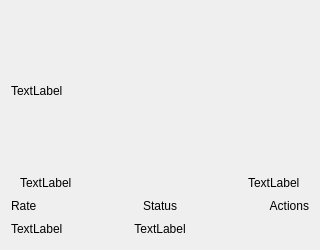
<?xml version="1.0" encoding="UTF-8"?>
<ui version="4.0">
 <class>Frame</class>
 <widget class="QFrame" name="Frame">
  <property name="geometry">
   <rect>
    <x>0</x>
    <y>0</y>
    <width>320</width>
    <height>250</height>
   </rect>
  </property>
  <property name="sizePolicy">
   <sizepolicy hsizetype="Expanding" vsizetype="Expanding">
    <horstretch>0</horstretch>
    <verstretch>0</verstretch>
   </sizepolicy>
  </property>
  <property name="minimumSize">
   <size>
    <width>320</width>
    <height>250</height>
   </size>
  </property>
  <property name="maximumSize">
   <size>
    <width>16777215</width>
    <height>16777215</height>
   </size>
  </property>
  <property name="windowTitle">
   <string>Frame</string>
  </property>
  <property name="styleSheet">
   <string notr="true"/>
  </property>
  <property name="lineWidth">
   <number>0</number>
  </property>
  <layout class="QGridLayout" name="gridLayout">
   <property name="verticalSpacing">
    <number>3</number>
   </property>
   <item row="3" column="0">
    <widget class="QLabel" name="rate_value_label">
     <property name="minimumSize">
      <size>
       <width>75</width>
       <height>0</height>
      </size>
     </property>
     <property name="text">
      <string>TextLabel</string>
     </property>
    </widget>
   </item>
   <item row="3" column="1">
    <spacer name="hs_1">
     <property name="orientation">
      <enum>Qt::Horizontal</enum>
     </property>
     <property name="sizeType">
      <enum>QSizePolicy::Fixed</enum>
     </property>
     <property name="sizeHint" stdset="0">
      <size>
       <width>20</width>
       <height>20</height>
      </size>
     </property>
    </spacer>
   </item>
   <item row="3" column="3">
    <spacer name="hs_2">
     <property name="orientation">
      <enum>Qt::Horizontal</enum>
     </property>
     <property name="sizeType">
      <enum>QSizePolicy::Fixed</enum>
     </property>
     <property name="sizeHint" stdset="0">
      <size>
       <width>20</width>
       <height>20</height>
      </size>
     </property>
    </spacer>
   </item>
   <item row="3" column="2">
    <widget class="QLabel" name="status_value_label">
     <property name="minimumSize">
      <size>
       <width>75</width>
       <height>0</height>
      </size>
     </property>
     <property name="text">
      <string>TextLabel</string>
     </property>
     <property name="alignment">
      <set>Qt::AlignCenter</set>
     </property>
    </widget>
   </item>
   <item row="2" column="0">
    <widget class="QLabel" name="rate_label">
     <property name="minimumSize">
      <size>
       <width>75</width>
       <height>0</height>
      </size>
     </property>
     <property name="text">
      <string>Rate</string>
     </property>
    </widget>
   </item>
   <item row="2" column="2">
    <widget class="QLabel" name="status_label">
     <property name="minimumSize">
      <size>
       <width>75</width>
       <height>0</height>
      </size>
     </property>
     <property name="text">
      <string>Status</string>
     </property>
     <property name="alignment">
      <set>Qt::AlignCenter</set>
     </property>
    </widget>
   </item>
   <item row="2" column="4">
    <widget class="QLabel" name="actions_label">
     <property name="minimumSize">
      <size>
       <width>75</width>
       <height>0</height>
      </size>
     </property>
     <property name="maximumSize">
      <size>
       <width>16777215</width>
       <height>16777215</height>
      </size>
     </property>
     <property name="text">
      <string>Actions</string>
     </property>
     <property name="alignment">
      <set>Qt::AlignRight|Qt::AlignTrailing|Qt::AlignVCenter</set>
     </property>
    </widget>
   </item>
   <item row="2" column="1">
    <spacer name="hs_3">
     <property name="orientation">
      <enum>Qt::Horizontal</enum>
     </property>
     <property name="sizeType">
      <enum>QSizePolicy::Fixed</enum>
     </property>
     <property name="sizeHint" stdset="0">
      <size>
       <width>20</width>
       <height>20</height>
      </size>
     </property>
    </spacer>
   </item>
   <item row="2" column="3">
    <spacer name="hs_4">
     <property name="orientation">
      <enum>Qt::Horizontal</enum>
     </property>
     <property name="sizeType">
      <enum>QSizePolicy::Fixed</enum>
     </property>
     <property name="sizeHint" stdset="0">
      <size>
       <width>20</width>
       <height>20</height>
      </size>
     </property>
    </spacer>
   </item>
   <item row="1" column="0" colspan="5">
    <widget class="QFrame" name="contents_frame">
     <property name="minimumSize">
      <size>
       <width>0</width>
       <height>27</height>
      </size>
     </property>
     <property name="frameShape">
      <enum>QFrame::NoFrame</enum>
     </property>
     <property name="frameShadow">
      <enum>QFrame::Raised</enum>
     </property>
     <layout class="QHBoxLayout" name="horizontalLayout">
      <property name="topMargin">
       <number>6</number>
      </property>
      <property name="bottomMargin">
       <number>0</number>
      </property>
      <item>
       <widget class="QLabel" name="room_num_and_title_label">
        <property name="text">
         <string>TextLabel</string>
        </property>
       </widget>
      </item>
      <item>
       <spacer name="hs_5">
        <property name="orientation">
         <enum>Qt::Horizontal</enum>
        </property>
        <property name="sizeHint" stdset="0">
         <size>
          <width>139</width>
          <height>18</height>
         </size>
        </property>
       </spacer>
      </item>
      <item>
       <widget class="QLabel" name="capacity_icon_label">
        <property name="minimumSize">
         <size>
          <width>30</width>
          <height>0</height>
         </size>
        </property>
        <property name="text">
         <string/>
        </property>
       </widget>
      </item>
      <item>
       <widget class="QLabel" name="capacity_label">
        <property name="text">
         <string>TextLabel</string>
        </property>
       </widget>
      </item>
     </layout>
    </widget>
   </item>
   <item row="3" column="4">
    <widget class="QFrame" name="buttons_frame">
     <property name="sizePolicy">
      <sizepolicy hsizetype="Minimum" vsizetype="Preferred">
       <horstretch>0</horstretch>
       <verstretch>0</verstretch>
      </sizepolicy>
     </property>
     <property name="minimumSize">
      <size>
       <width>0</width>
       <height>20</height>
      </size>
     </property>
     <property name="maximumSize">
      <size>
       <width>16777215</width>
       <height>16777215</height>
      </size>
     </property>
     <property name="frameShape">
      <enum>QFrame::NoFrame</enum>
     </property>
     <property name="frameShadow">
      <enum>QFrame::Raised</enum>
     </property>
     <property name="lineWidth">
      <number>0</number>
     </property>
     <layout class="QHBoxLayout" name="horizontalLayout_2">
      <property name="spacing">
       <number>0</number>
      </property>
      <property name="leftMargin">
       <number>0</number>
      </property>
      <property name="topMargin">
       <number>0</number>
      </property>
      <property name="rightMargin">
       <number>0</number>
      </property>
      <property name="bottomMargin">
       <number>0</number>
      </property>
      <item>
       <widget class="QPushButton" name="edit_button">
        <property name="minimumSize">
         <size>
          <width>30</width>
          <height>0</height>
         </size>
        </property>
        <property name="maximumSize">
         <size>
          <width>30</width>
          <height>16777215</height>
         </size>
        </property>
        <property name="cursor">
         <cursorShape>PointingHandCursor</cursorShape>
        </property>
        <property name="text">
         <string/>
        </property>
        <property name="flat">
         <bool>true</bool>
        </property>
       </widget>
      </item>
      <item>
       <widget class="QPushButton" name="delete_button">
        <property name="minimumSize">
         <size>
          <width>30</width>
          <height>0</height>
         </size>
        </property>
        <property name="maximumSize">
         <size>
          <width>30</width>
          <height>16777215</height>
         </size>
        </property>
        <property name="cursor">
         <cursorShape>PointingHandCursor</cursorShape>
        </property>
        <property name="text">
         <string/>
        </property>
        <property name="flat">
         <bool>true</bool>
        </property>
       </widget>
      </item>
     </layout>
    </widget>
   </item>
   <item row="0" column="0" colspan="5">
    <widget class="QLabel" name="room_image_label">
     <property name="minimumSize">
      <size>
       <width>0</width>
       <height>160</height>
      </size>
     </property>
     <property name="text">
      <string>TextLabel</string>
     </property>
     <property name="scaledContents">
      <bool>true</bool>
     </property>
    </widget>
   </item>
  </layout>
 </widget>
 <resources/>
 <connections/>
</ui>
